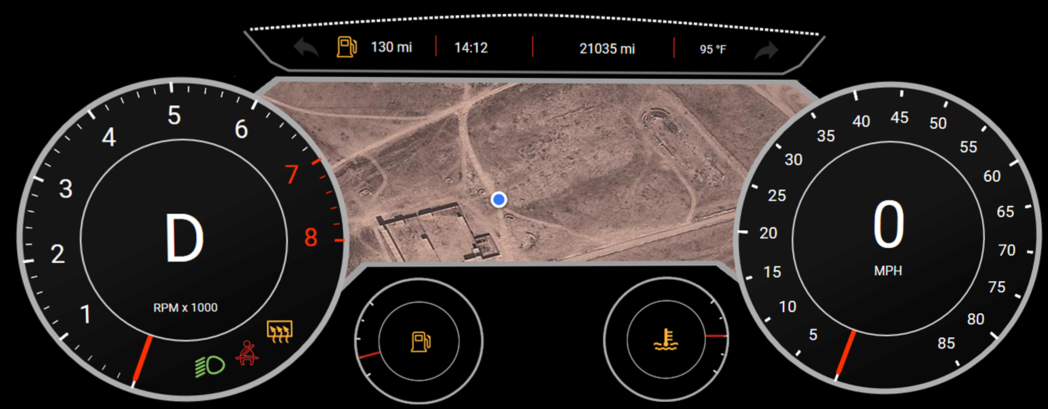
#> input picture ImageRegistration/images/screenshot1.png, 3143 x 1227 px, found by its file name (shown at 1/3 size)
$ python Registration.py
#> lines starting #> are read from the running program, lines starting #| are printed output that depends on the picture
#> in test2, expected is the input picture: shape (1227, 3143, 3); mean B, G, R 38.8, 40.5, 46.1
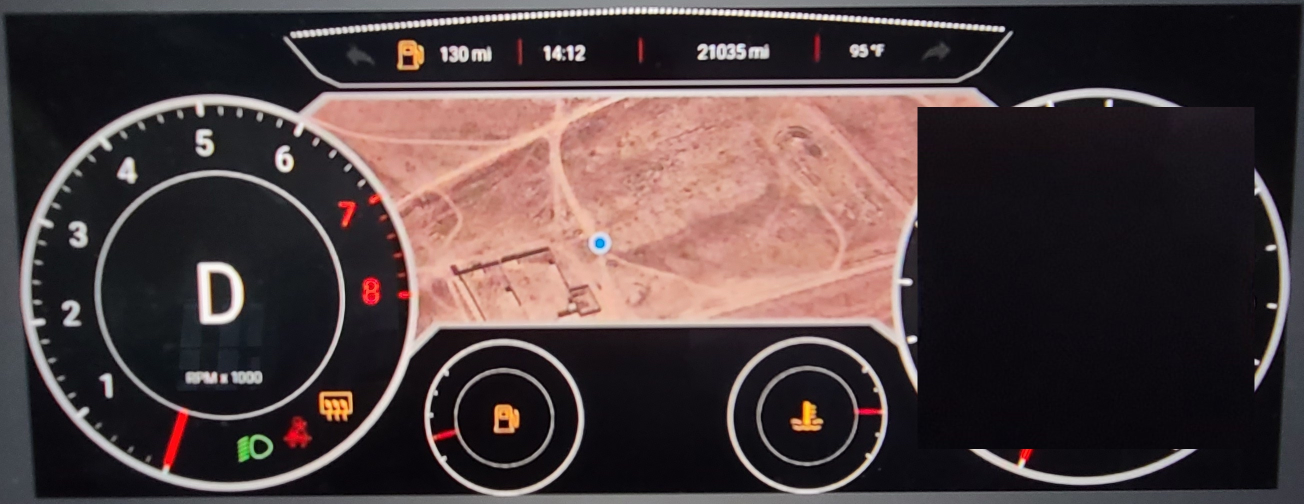
#> input picture ImageRegistration/images/fail6.jpg, 2607 x 1008 px, found by its file name (shown at 1/2 size)
#> in test2, observed is the input picture: shape (1008, 2607, 3); mean B, G, R 62.5, 61.9, 75.9
"""
Registering images.

Making sure that images align up with each other
"""

import cv2
import numpy as np


#aligns observed with expected.
#returns a copy of observed aligned with expected.
#Dimension of result are equal to that of expected.
#Note: Does not currently consider the accuracy/strength of the matches.
def align_images(observed, expected):
    #resize observed to match expected
    #inter_area to make smaller
    #bicubic to make bigger
    interpolation = cv2.INTER_AREA
    if (observed.shape[0] > expected.shape[0]) and (observed.shape[1] > expected.shape[1]): #image is bigger
        interpolation = cv2.INTER_CUBIC
    observed = cv2.resize(observed, (expected.shape[1], expected.shape[0]), interpolation=interpolation)
#> observed: shape (1227, 3143, 3)


    # keypoints and matching
    sift = cv2.SIFT_create()
    kp1, des1 = sift.detectAndCompute(observed, None)
#> kp1 = 1661 keypoints; strongest (x, y, size): (2201, 826, 12.4), (308, 417, 31.7), (2674, 253, 11.2), (2416, 71, 9.6)
    kp2, des2 = sift.detectAndCompute(expected, None)
#> kp2 = 4444 keypoints; strongest (x, y, size): (2224, 82, 5.9), (1056, 66, 6.1), (1685, 47, 6.1), (2284, 88, 6)
    bf = cv2.BFMatcher(cv2.DIST_L2, crossCheck=True)
    matches = bf.match(des1, des2)  # first is observed, second is expected
#> matches = 592 matches
    matches = sorted(matches, key=lambda x: x.distance)
    src_pts = np.float32([kp1[m.queryIdx].pt for m in matches]).reshape(-1, 1, 2)
#> src_pts = 592 rows, first 8: [997, 877.5], [1334.2, 1061.4], [1142.8, 1119.4], [1996.5, 896.9], [1120.7, 1098.2], [2170.2, 65.91], [2675, 230.9], [2019.8, 1103.4]
    dst_pts = np.float32([kp2[m.trainIdx].pt for m in matches]).reshape(-1, 1, 2)
#> dst_pts = 592 rows, first 8: [1030.5, 878.7], [2047.8, 832.1], [1449.2, 1066.2], [1373.4, 980], [1139.9, 981.5], [617.1, 420.8], [1079.9, 957.6], [1370.7, 985.5]

    # Find the transformation between points, standard RANSAC
    transformation_matrix, mask = cv2.findHomography(src_pts, dst_pts, cv2.RANSAC, 5.0)
#> transformation_matrix = [[1.06, -0.0329, 10.42], [0.0207, 1, -11.79], [2.11e-05, -1.62e-05, 1]]; mask = 592 values, max 1 at index 9, min 0 at index 0, mean 0.434

    # Warp the image
    observed = cv2.warpPerspective(observed, transformation_matrix, (observed.shape[1], observed.shape[0]))
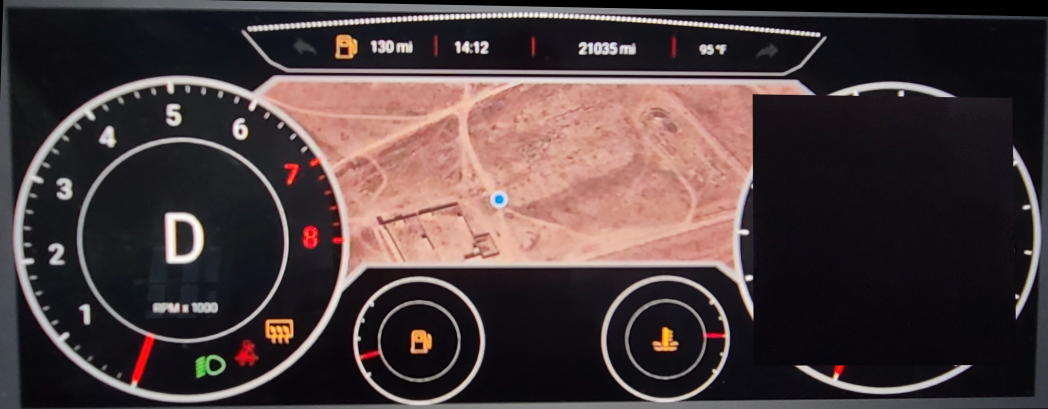
#> observed: shape (1227, 3143, 3) (shown at 1/3 size); mean B, G, R 61.4, 60.8, 74.7

    #Done
    return observed


#testing the alignment of images
def test1():

    expected = cv2.imread('images/rawdisplay.png', cv2.IMREAD_GRAYSCALE) #screenshot
    observed = cv2.imread('images/picture1.png', cv2.IMREAD_GRAYSCALE) #high quality picture of unobstructed display

    cv2.imshow('expected', expected)
    cv2.imshow('original observed', observed)

    observed = align_images(observed, expected)
    cv2.imshow('scaled observed', observed)
    print('expected shape:', expected.shape)
    print('observed shape:', observed.shape)

    composite = np.stack((observed, expected), axis=-1)
    cv2.imshow('composite', composite.mean(axis=2).astype(np.uint8))
    cv2.waitKey()

def test2():
    expected = cv2.imread('/Users/aidanlear/PycharmProjects/CVResearch/ImageRegistration/images/screenshot1.png')
    observed = cv2.imread('/Users/aidanlear/PycharmProjects/CVResearch/ImageRegistration/images/fail6.jpg')

    cv2.imshow('expected', expected)
    cv2.imshow('original observed', observed)

    observed = align_images(observed, expected)
    cv2.imshow('scaled observed', observed)
    print('expected shape:', expected.shape)
#| expected shape: (1227, 3143, 3)
    print('observed shape:', observed.shape)
#| observed shape: (1227, 3143, 3)
    cv2.imwrite("/Users/aidanlear/PycharmProjects/CVResearch/ImageRegistration/images/picture3.png", observed)
    #composite = np.stack((observed, expected), axis=-1)
    #c_mean = composite.mean(axis=2).astype(np.uint8)
    #cv2.imshow('composite', c_mean)
    cv2.waitKey()


if __name__ == '__main__':
    """entry point"""
    test2()
